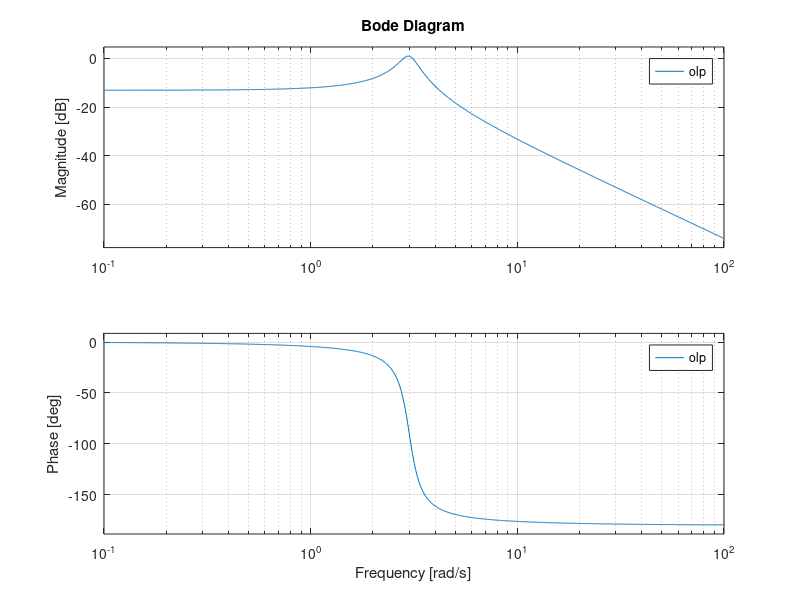
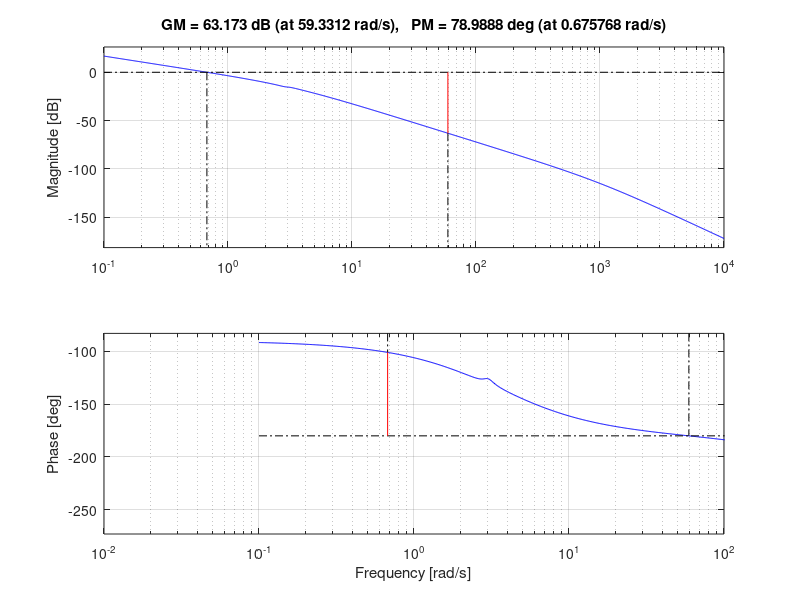
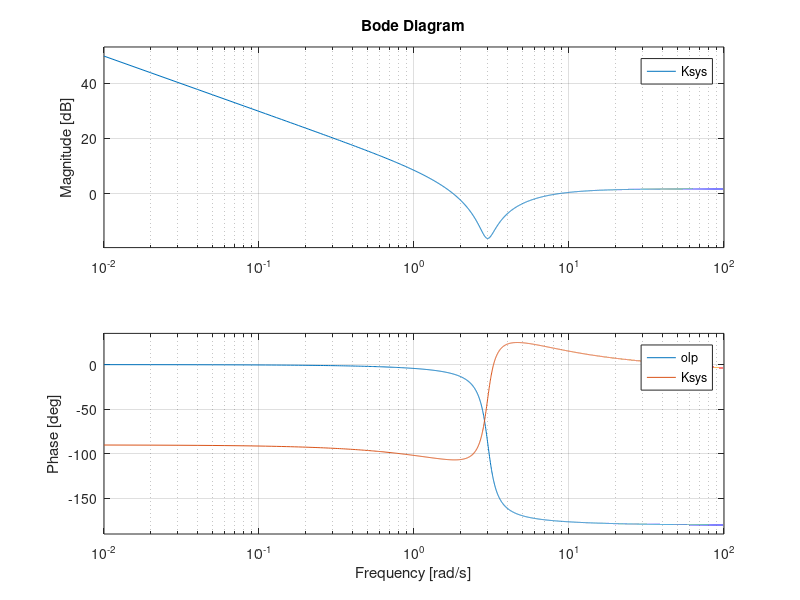
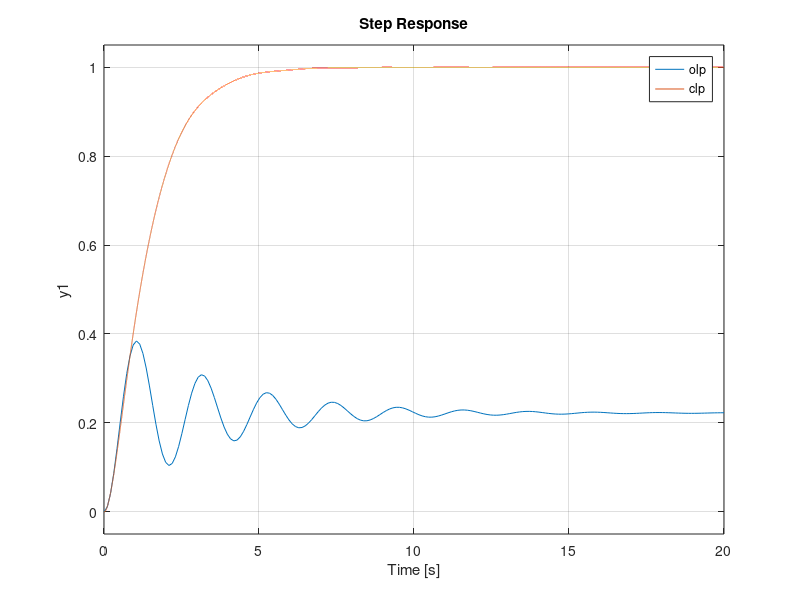

Write the MATLAB code that produced these figures, in order.
clear

w = 3;
z = 0.1;

A = [0 1; -w^2 -2*z*w];
B = [0; 2];
C = [1 0];
D = 0;

olp = ss(A,B,C,D);
figure(1);
bode(olp);

Kp = 0.20;
Ki = 3.1;
Kd = 0.35;
s = tf('s');

Ksys = Kp + Ki/s + Kd*s/(0.001*s+1);
lag = 3.5/(s+3.5);

Ksys = Ksys * lag;

loop = Ksys * olp;

om = 1e-2:0.01:1e2;

figure(2); clf
margin(loop);
xlim([1e-2 1e2])

figure(3); clf
bode(olp,om)
hold on
bode(Ksys,om);
legend('olp','Ksys')

clp = loop/(1+loop);
figure(4);
step(olp,clp)
xlim([0 20])
legend('olp','clp');

figure(5);
bode(clp,om)
legend('clp');

figure(6)
step(Ksys/(1+loop))
xlim([0 20])
legend('u')

